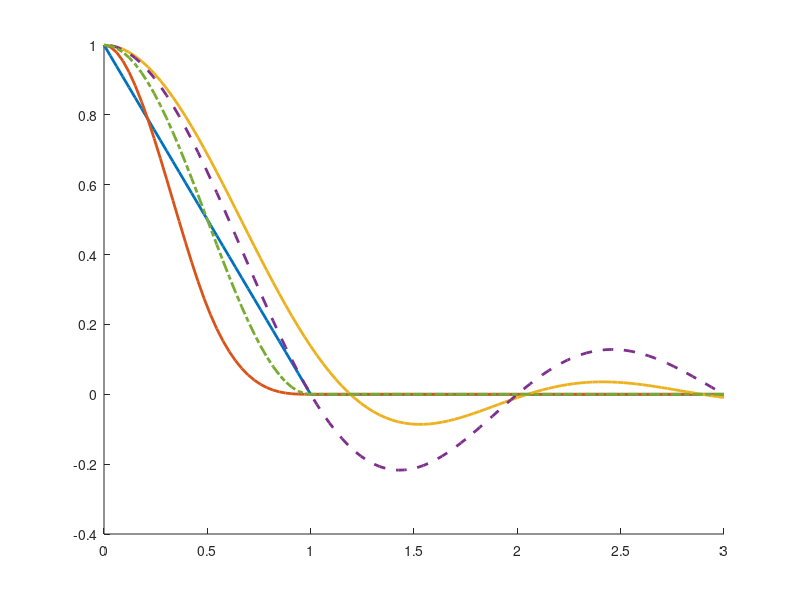

Reproduce this figure in MATLAB. (Note: this script raises an error after producing the figure.)
%Script: plot_kernels
clear; clc; clf;
addpath(genpath('./db.toolbox/'))

% parameter values
z  = linspace(0,3,100)';

%	BARTLETT
B  = @(z) ((1-z).*(z<1));
% PARZAN`
PZ  = @(z) ( (1-6*z.^2+6*abs(z).^3).*(abs(z)<0.5) + ... 
						 (2*(1-abs(z)).^3)		 .*((abs(z)>0.5).*(abs(z)<1)) );
%	QUADRATIC SPECTRAL					
QSa = 25/12./(pi^2*z.^2);
QSb = sin(6*pi*z/5)./(6*pi*z/5)-cos(6*pi*z/5);
QS	= @(z) ( QSa.*QSb );
% DANIEL
D  = @(z) (sin(pi*z)./(pi*z));
% TUKEY-HANNING 
TK = @(z) ((1+cos(pi*z))/2.*(abs(z)<1));

% clear plotting area and set default linewidth to 2
clf; 
set(groot,'defaultLineLineWidth',2); 
Fns = 18; % font size
hold on; LG = [];
  LG(1) = plot(z,B(z));
  LG(2) = plot(z,PZ(z));
  LG(3) = plot(z,QS(z));
  LG(4) = plot(z,D(z), 'Linestyle','--');
  LG(5) = plot(z,TK(z),'Linestyle','-.');
hold off;
hline(0);
setplot([.5 .9 .22], 1, Fns);
ylim([-.25 1.05])
setoutsideTicks
add2yaxislabel

% add legend
legnames = { 'Bartlett',...
             'Parzan',...
             'Quadratic Spectral',...
             'Daniel',...
             'Tukey-Hanning' }; 
addlegend(LG, legnames, 1, Fns - 1)

% UNCOMMENT TO PRINT TO PDF 
% print2pdf('kernels_2022', 1)



























%EOF
